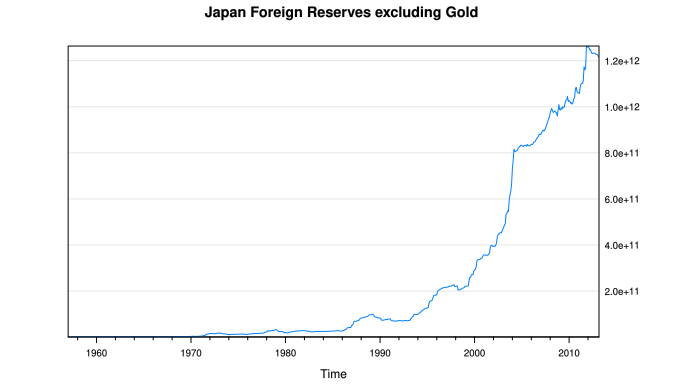

The script that drew this image:
require(latticeExtra)
require(quantmod)

require(devtools)
setwd("c:/users/kent.tleavell_nt/dropbox/development/r/gridsvg/pkg")
load_all()
setwd("c:/users/kent.tleavell_nt/dropbox/development/r/gridsvg_tests")


japanReserves <- getSymbols(
  "TRESEGJPM052N",
  src = "FRED",
  auto.assign = FALSE
)

p1 <- xyplot(
  japanReserves,
  scales = list(y = list(rot = 1)),
  lattice.options = theEconomist.opts(),
  main = "Japan Foreign Reserves excluding Gold"
)

p1


grid.export("d3testline.svg", addClasses = TRUE)
